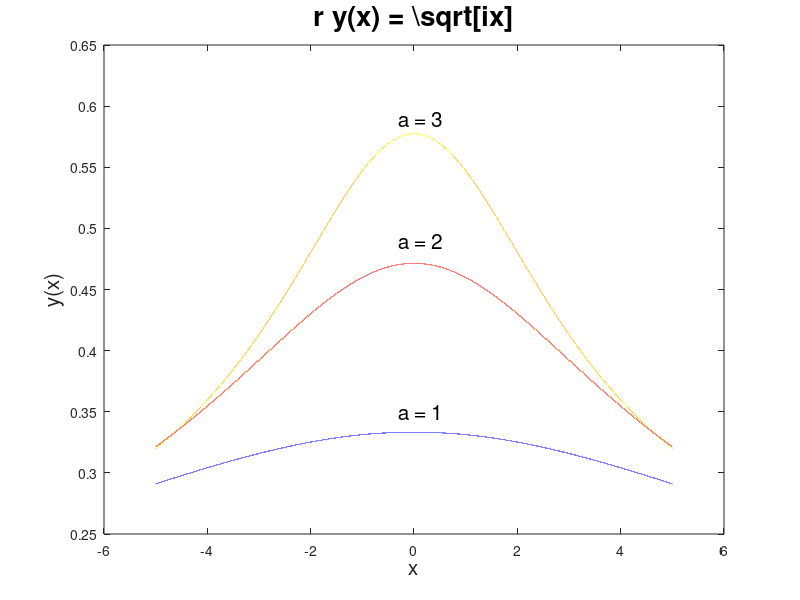

MATLAB code to generate this figure:
% function tanh_test

% z1 = 1.23;
% z2 = sqrt(i);
% z3 = 3.4123 + i*0.123;
% 
% [tanh(z1), hyp_tanh(z1)]
% [tanh(z2), hyp_tanh(z2)]
% [tanh(z3), hyp_tanh(z3)]


h=figure(1)
clf()
for a=1:3
x = -5:0.0001:5;
y = 1./(sqrt(i*x).*(tanh(sqrt(i*x*a))));
plot(x,real(y)), hold on
end
text(-0.3,0.35,'a = 1','FontSize',15)
text(-0.3,0.49,'a = 2','FontSize',15)
text(-0.3,0.59,'a = 3','FontSize',15)
xlabel('x','fontsize',15)
ylabel('y(x)','fontsize',15)
title('r y(x) = \sqrt[ix]','fontsize',20);
print

% x = 0.001;
% L = 0:0.001:10;
% y = real(1./(sqrt(i)*x.*(tanh(sqrt(i)*x*L))));
% figure(2)
% plot(L,y)

% function y = hyp_tanh(z)
%   a=real(z);
%   b=imag(z);
%   
%   y = (sinh(a)*cos(b) + i*sin(b)*cosh(a))/(cosh(a)*cos(b) + i*sinh(a)*sin(b));